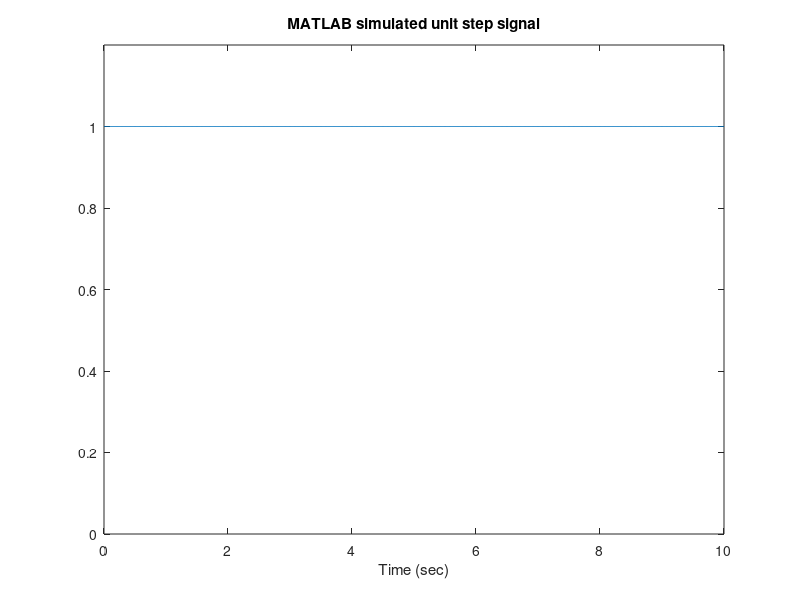

Reproduce this figure in MATLAB.
clf % clearing latest plots
A = 1; % the amplitude of the step
t = 0:0.01:10; % generating points in time
% generating a row of length t of magnitude A
unitstep = A*ones(1, length(t));
plot(t, unitstep);
title ('MATLAB simulated unit step signal'); xlabel ('Time (sec)');
axis ([0 10 0 1.2]); % fix the x and y axis
